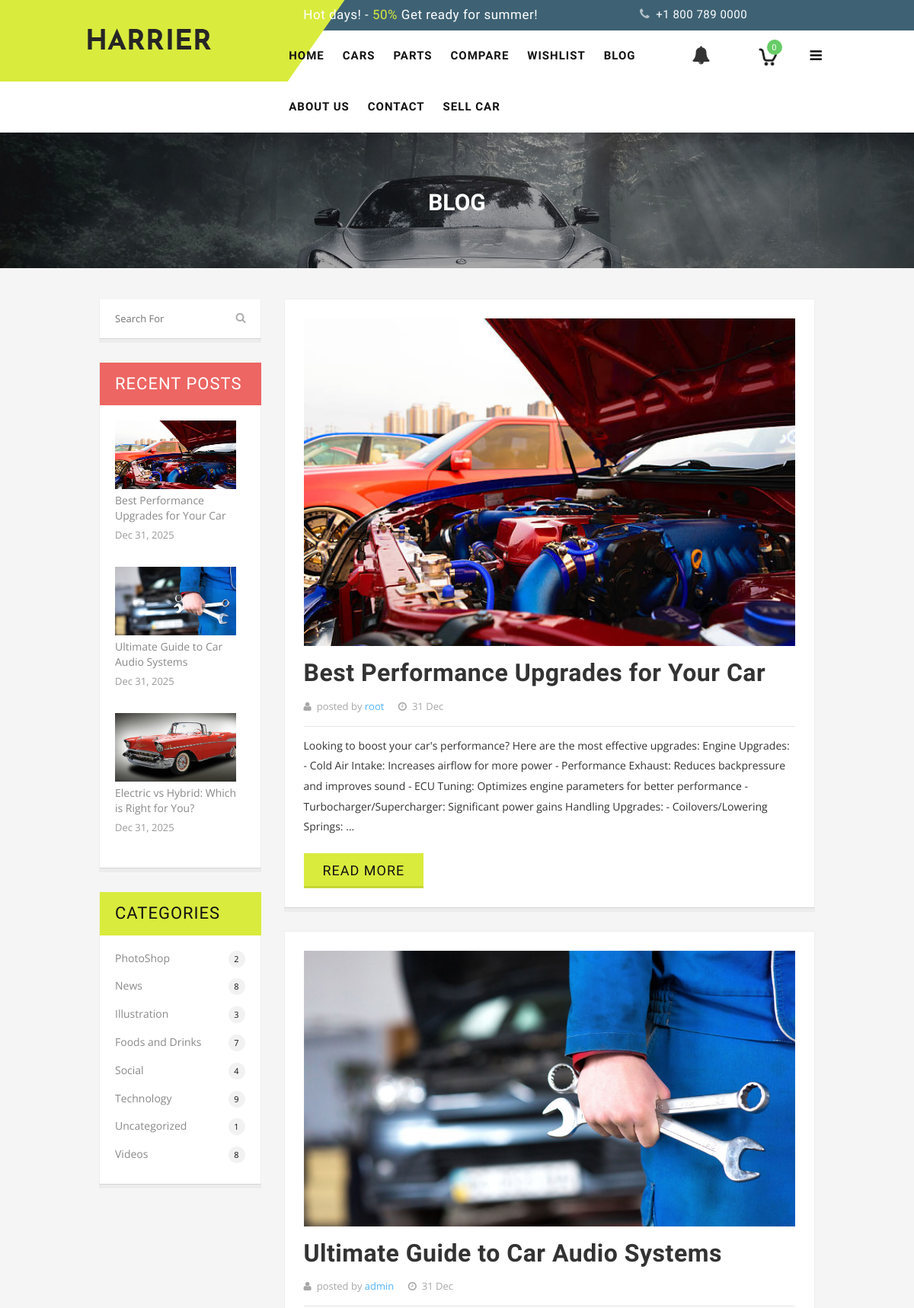
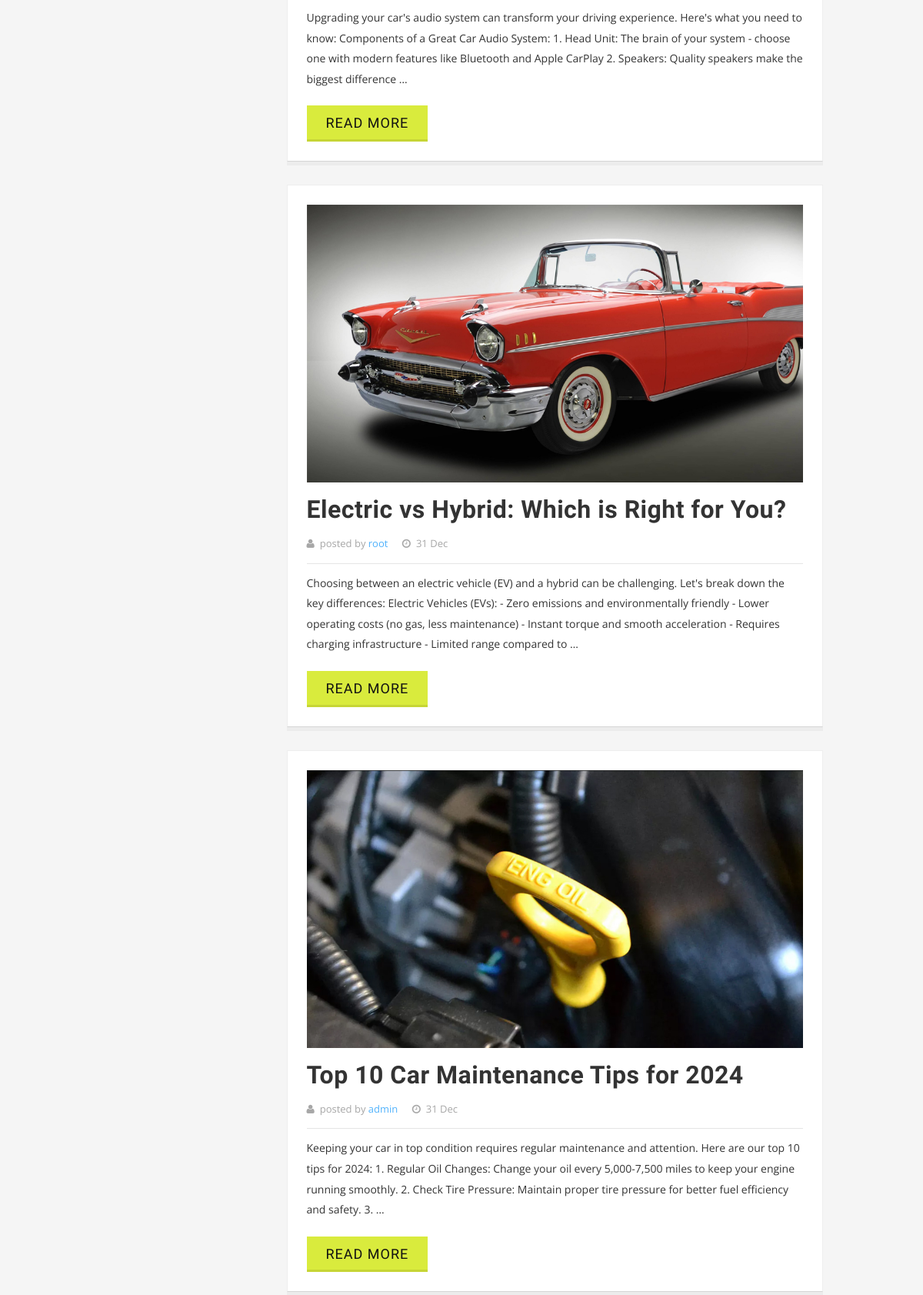
Page /blog/ (signed in, upper part) on the committed database (2 pictures, top to bottom).
### car_stor/models.py (models this page shows, shortened)
class BlogPost(models.Model):
    title = models.CharField(max_length=200)
    image = models.ImageField(upload_to='blog/')
    content = models.TextField()
    author = models.ForeignKey(User, on_delete=models.CASCADE)
    created_at = models.DateTimeField(auto_now_add=True)

### car_stor/views.py (the view)
# urls.py: path('blog/', views.blog, name='blog'),
def blog(request):
    posts = BlogPost.objects.all().order_by('-created_at')
    return render(request, 'blog.html', {'posts': posts})

### car_stor/context_processors.py (called while the page is built, shortened)
def car_cart(request):
    if request.user.is_authenticated:
        cart, created = Cart.objects.get_or_create(user=request.user)
        unread_notifications_count = Notification.objects.filter(user=request.user, is_read=False).count()
        latest_notifications = Notification.objects.filter(user=request.user).order_by('-created_at')[:5]
        return {
            'cart_item_count': sum(item.quantity for item in cart.items.all()),
            'cart_subtotal': cart.total_price(),
            'current_cart': cart,
            'unread_notification_count': unread_notifications_count,
            'latest_notifications': latest_notifications
        }

### car_stor/models.py (called while the page is built)
    def total_price(self):
        return sum(item.total_price() for item in self.items.all())

### car_stor/templates/blog.html (shortened to what this page needs)
{% extends 'base.html' %}
{% load static %}
{% block content %}
<div class="page-heading">
  <div class="container">
    <div class="row">
      <div class="col-xs-12">
        <div class="page-title">
          <h2>Blog</h2>
        </div>
      </div>
    </div>
  </div>
</div>
<div class="main-container col2-right-layout">
  <div class="main container">
    <div class="row">
      <div class="col-left sidebar col-sm-3 blog-side">
        <div class="block widget_search">
          <form id="searchform" action="#" method="get">
            <div class="input-group">
              <input type="text" name="s" id="s" placeholder="Search For" class="input-text" autocomplete="off">
              <div class="input-group-append">
                <button type="submit" class="thm-search"><i class="fa fa-search"></i></button>
              </div>
            </div>
          </form>
        </div>
        <div id="secondary" class="widget_wrapper13" role="complementary">
          <div id="recent-posts-4" class="popular-posts widget block" style="visibility: visible;">
            <h2 class="widget-title">Recent Posts</h2>
            <ul class="posts-list unstyled clearfix">
              {% for post in posts|slice:":3" %}
              <li>
                <figure class="featured-thumb"> <a href="{% url 'blog_detail' post.id %}">
                    {% if post.image %}
                    <img src="{{ post.image.url }}" alt="{{ post.title }}">
                    {% else %}
                    <img src="{% static 'images/blog-img1_1.jpg' %}" alt="blog image">
                    {% endif %}
                  </a> </figure>
                <div class="content-info">
                  <h4><a href="{% url 'blog_detail' post.id %}" title="{{ post.title }}">{{ post.title }}</a></h4>
                  <p class="post-meta">
                    <time class="entry-date">{{ post.created_at|date:"M d, Y" }}</time>
                  </p>
                </div>
              </li>
              {% endfor %}
            </ul>
          </div>
          <div id="categories-2" class="widget widget_categories block" style="visibility: visible;">
            <h2 class="widget-title">Categories</h2>
            <ul>
              <li><a href="#">PhotoShop</a> <span class="count">2</span></li>
              <li><a href="#">News</a> <span class="count">8</span></li>
              <li><a href="#">Illustration</a> <span class="count">3</span></li>
              <li><a href="#">Foods and Drinks</a> <span class="count">7</span></li>
              <li><a href="#">Social</a> <span class="count">4</span></li>
              <li><a href="#">Technology</a> <span class="count">9</span></li>
              <li><a href="#">Uncategorized</a> <span class="count">1</span></li>
              <li><a href="#">Videos</a> <span class="count">8</span></li>
            </ul>
          </div>
        </div>
      </div>
      <div class="col-main col-sm-9 main-blog">
        <div id="main" class="blog-wrapper">
          <div id="primary" class="site-content">
            <div id="content" role="main">
              {% for post in posts %}
              <article id="post-{{ post.id }}" class="blog_entry clearfix wow bounceInUp animated animated animated"
                style="visibility: visible;">
                <div class="entry-content">
                  {% if post.image %}
                  <div class="featured-thumb"><a href="{% url 'blog_detail' post.id %}"><img src="{{ post.image.url }}"
                        alt="{{ post.title }}"></a></div>
                  {% endif %}
                  <header class="blog_entry-header clearfix">
                    <div class="blog_entry-header-inner">
                      <h2 class="blog_entry-title">
                        <a href="{% url 'blog_detail' post.id %}">{{ post.title }}</a>
                      </h2>
                    </div>
                  </header>
                  <div class="entry-content">
                    <ul class="post-meta">
                      <li><i class="fa fa-user"></i>posted by <a href="#">{{ post.author.username }}</a> </li>
                      <li><i class="fa fa-clock-o"></i><span class="day">{{ post.created_at|date:"d" }}</span> <span
                          class="month">{{ post.created_at|date:"M" }}</span></li>
                    </ul>
                    <p>{{ post.content|truncatewords:50 }}</p>
                  </div>
                  <div class="thm-readmore"><a href="{% url 'blog_detail' post.id %}" class="btn">READ MORE</a></div>
                </div>
              </article>
              {% empty %}
              <p>No blog posts found.</p>
              {% endfor %}
            </div>
          </div>
        </div>
      </div>
    </div>
  </div>
</div>
{% endblock %}

### car_stor/static/stylesheet/responsive.css (style rules this page uses)
@media (min-width: 992px) and (max-width: 1239px) { .blog-side h2 { min-width:212px } }
@media (min-width: 992px) and (max-width: 1239px) { .blog-side h2:after, .popular-posts h2:after, .widget_recent_entries h2:after, widget_recent_comments h2:after { content:none } }
@media (min-width: 992px) and (max-width: 1239px) { .blog-side .featured-thumb { float:none } }
@media (min-width: 992px) and (max-width: 1239px) { .blog-side .featured-thumb img { width:100% } }
@media (min-width: 992px) and (max-width: 1239px) { .page-title h2 { font-size:30px; } }
@media (min-width: 992px) and (max-width: 1239px) { .block { margin: 0px 0px 25px 0px; } }

### car_stor/templates/blog.html (style rules this page uses)
.blog_entry .featured-thumb img { width: 100%; height: auto; }

### rows in the picture
BlogPost: image (picture), title "Best Performance Upgrades for Your Car", created_at "Dec 31, 2025", author.username "root", created_at "31", created_at "Dec", content "Looking to boost your car's performance? Here are the most effective upgrades: Engine Upgrades: - Cold Air Intake: Increases airflow for more power - Performance Exhaust: Reduces backpressure and improves sound - ECU Tuning: Optimizes engine parameters for better performance - Turbocharger/Supercharger: Significant power gains Handling Upgrades: - Coilovers/Lowering Springs: …"
BlogPost: image (picture), title "Ultimate Guide to Car Audio Systems", created_at "Dec 31, 2025", author.username "admin", created_at "31", created_at "Dec", content "Upgrading your car's audio system can transform your driving experience. Here's what you need to know: Components of a Great Car Audio System: 1. Head Unit: The brain of your system - choose one with modern features like Bluetooth and Apple CarPlay 2. Speakers: Quality speakers make the biggest difference …"
BlogPost: image (picture), title "Electric vs Hybrid: Which is Right for You?", created_at "Dec 31, 2025", author.username "root", created_at "31", created_at "Dec", content "Choosing between an electric vehicle (EV) and a hybrid can be challenging. Let's break down the key differences: Electric Vehicles (EVs): - Zero emissions and environmentally friendly - Lower operating costs (no gas, less maintenance) - Instant torque and smooth acceleration - Requires charging infrastructure - Limited range compared to …"
BlogPost: image (picture), title "Top 10 Car Maintenance Tips for 2024", author.username "admin", created_at "31", created_at "Dec", content "Keeping your car in top condition requires regular maintenance and attention. Here are our top 10 tips for 2024: 1. Regular Oil Changes: Change your oil every 5,000-7,500 miles to keep your engine running smoothly. 2. Check Tire Pressure: Maintain proper tire pressure for better fuel efficiency and safety. 3. …"

### other values in the picture
{{ cart_item_count }} "0"
